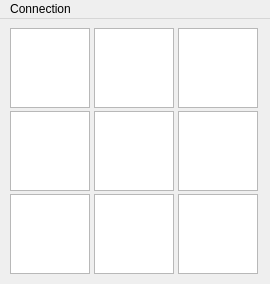
<?xml version="1.0" encoding="UTF-8"?>
<ui version="4.0">
 <class>MainWindow</class>
 <widget class="QMainWindow" name="MainWindow">
  <property name="geometry">
   <rect>
    <x>0</x>
    <y>0</y>
    <width>270</width>
    <height>284</height>
   </rect>
  </property>
  <property name="sizePolicy">
   <sizepolicy hsizetype="Preferred" vsizetype="Preferred">
    <horstretch>0</horstretch>
    <verstretch>0</verstretch>
   </sizepolicy>
  </property>
  <property name="maximumSize">
   <size>
    <width>270</width>
    <height>284</height>
   </size>
  </property>
  <property name="windowTitle">
   <string>MainWindow</string>
  </property>
  <widget class="QWidget" name="centralwidget">
   <layout class="QVBoxLayout" name="verticalLayout">
    <item>
     <layout class="QGridLayout" name="gridLayout_2">
      <property name="spacing">
       <number>3</number>
      </property>
      <item row="3" column="1">
       <widget class="QGraphicsView" name="graphicsView_7">
        <property name="maximumSize">
         <size>
          <width>80</width>
          <height>80</height>
         </size>
        </property>
       </widget>
      </item>
      <item row="3" column="2">
       <widget class="QGraphicsView" name="graphicsView_8">
        <property name="maximumSize">
         <size>
          <width>80</width>
          <height>80</height>
         </size>
        </property>
       </widget>
      </item>
      <item row="2" column="3">
       <widget class="QGraphicsView" name="graphicsView_6">
        <property name="maximumSize">
         <size>
          <width>80</width>
          <height>80</height>
         </size>
        </property>
       </widget>
      </item>
      <item row="1" column="2">
       <widget class="QGraphicsView" name="graphicsView_2">
        <property name="maximumSize">
         <size>
          <width>80</width>
          <height>80</height>
         </size>
        </property>
       </widget>
      </item>
      <item row="3" column="3">
       <widget class="QGraphicsView" name="graphicsView_9">
        <property name="maximumSize">
         <size>
          <width>80</width>
          <height>80</height>
         </size>
        </property>
       </widget>
      </item>
      <item row="1" column="1">
       <widget class="QGraphicsView" name="graphicsView">
        <property name="maximumSize">
         <size>
          <width>80</width>
          <height>80</height>
         </size>
        </property>
       </widget>
      </item>
      <item row="2" column="2">
       <widget class="QGraphicsView" name="graphicsView_5">
        <property name="maximumSize">
         <size>
          <width>80</width>
          <height>80</height>
         </size>
        </property>
       </widget>
      </item>
      <item row="2" column="1">
       <widget class="QGraphicsView" name="graphicsView_4">
        <property name="maximumSize">
         <size>
          <width>80</width>
          <height>80</height>
         </size>
        </property>
       </widget>
      </item>
      <item row="1" column="3">
       <widget class="QGraphicsView" name="graphicsView_3">
        <property name="maximumSize">
         <size>
          <width>80</width>
          <height>80</height>
         </size>
        </property>
       </widget>
      </item>
     </layout>
    </item>
   </layout>
  </widget>
  <widget class="QMenuBar" name="menuBar">
   <property name="geometry">
    <rect>
     <x>0</x>
     <y>0</y>
     <width>270</width>
     <height>26</height>
    </rect>
   </property>
   <widget class="QMenu" name="menuConnection">
    <property name="title">
     <string>Connection</string>
    </property>
    <addaction name="separator"/>
    <addaction name="actionConnect"/>
   </widget>
   <addaction name="menuConnection"/>
  </widget>
  <action name="actionConnect">
   <property name="text">
    <string>Connect</string>
   </property>
  </action>
 </widget>
 <resources/>
 <connections/>
</ui>
